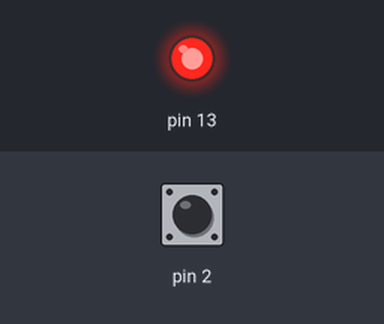
Simulated run of this sketch. Board: Arduino Uno, built with avr-gcc and run on an emulated ATmega328P. On the bench: output pins drawn as LEDs (lit = HIGH). Dashed ring = blinking. The test bench sets the inputs (shaded band); at power-on: pin 2 HIGH.

Above: at 1.2 s.
1.3 s: pin 2 pulsed LOW 5 times (0.12 s each, 0.3 s apart)
At 1.92 s:
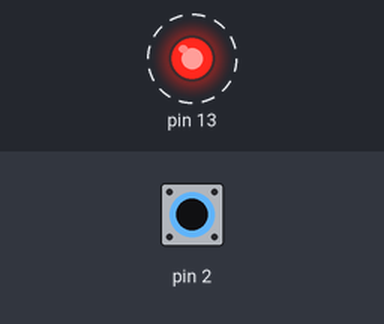
At 4.1 s:
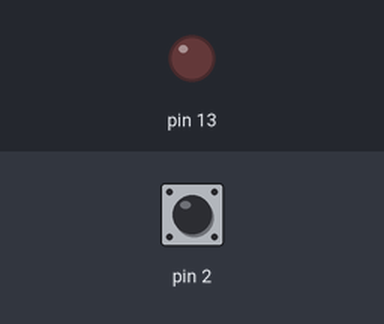
Timing chart, 0 to 5.6 s (numbered marks = the images above; inputs shaded):
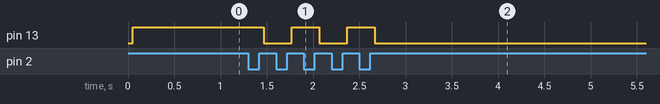

Measured:
- after the input at 1.3 s, pin 13: alternates HIGH for 0.30 s and LOW for 0.30 s, 5 changes in all, then stays LOW, starting after 0.17 s

The sketch:

sketch.ino
```cpp
int ledState = LOW;
int lastButtonState = LOW;
int currentButtonState;

void setup() {
  pinMode(13, OUTPUT);
  pinMode(2, INPUT);
}

void loop() {
  currentButtonState = digitalRead(2);
  if (currentButtonState == HIGH && lastButtonState == LOW) {

    if (ledState == LOW) {
      ledState = HIGH;
    } else {
      ledState = LOW;
    }

    delay(50);
  }
  digitalWrite(13, ledState);
  lastButtonState = currentButtonState;
}
```
